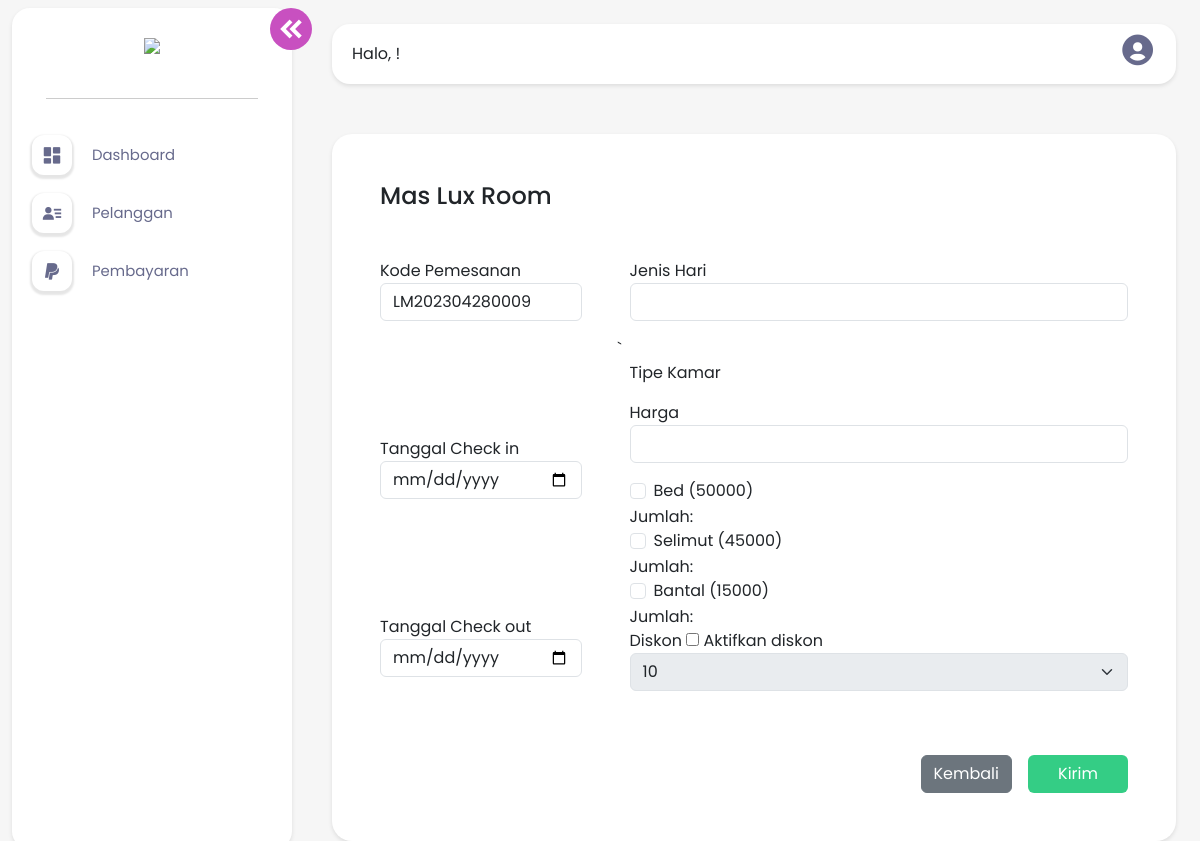
/page/admin/index.php?hal=pemesanankamar&aksi=input&i=Mas Lux Room-5&Noktp=1219080212, run on the app's committed database.
### tables this page shows
CREATE TABLE `tambahan` (
  `id_tambahan` varchar(45) NOT NULL,
  `nama` varchar(45) NOT NULL,
  `harga` int(11) NOT NULL
);

### page/admin/pemesanankamar_input.php (the view, shortened to what this page needs)
<?php
$query="SELECT max(kode_pemesanan) as terbesar from pemesanan";
				$hasil=mysqli_query($config,$query);
				$data =mysqli_fetch_array($hasil);
				$terbesar=$data['terbesar'];
				$urutan=(int)substr($terbesar, 10, 4);
				$urutan++;
				$huruf="LM".date("Ymd");
				$kode=$huruf.sprintf("%04s",$urutan);
	if(isset($_GET['i'])) {
		 $getNamaKamar = $_GET['i'];
		 $arraykamar = explode("-", $getNamaKamar);
		 $kamar = $arraykamar[0];
		 ?>
<div class="content p-5 bg-white bg-s">
	<h3 class="kamar-title" id="kamar-title"><?= $kamar; ?></h3>
	<form method="post" class="d-flex gap-5 mt-5">
		<div class="row">
			<div class="mb-3">
				<label>Kode Pemesanan</label>
				<input type="text" name="kode_pemesanan" class="form-control" value="<?= $kode; ?>" readonly>
			</div>
			<div class="mb-3">
				<label>Tanggal Check in</label>
				<input type="date" name="tgl_check_in" class="form-control" id="getDate">
			</div>
			<div class="mb-3">
				<label>Tanggal Check out</label>
				<input type="date" name="tgl_check_out" class="form-control">
			</div>
		</div>
		<div class="row">
			<div class="mb-3">
				<label>Jenis Hari</label>
				<input type="text" name="jenis_hari" class="form-control" id="getJenisHari" readonly>
			</div>`
			<div class="mb-3">
				<label>Tipe Kamar</label>
			</div>
			<div class="mb-3">
		 		<label>Harga</label>
		 		<input type="text" name="harga" class="form-control" id="getHarga" readonly>
		 	</div>
		 	<?php
		    $sql3 = "SELECT * FROM tambahan";
		    $hasil3 = mysqli_query($config,$sql3);
		    while ($data3 = mysqli_fetch_array($hasil3)) { ?>
		        <div class="form-group">
		            <div class="form-check">
  						<input type="checkbox" name="tmbhn[]" id="tambahan" class="form-check-input" value="<?= $data3['nama']."|".$data3['harga']; ?>" onclick="showJumlah(this)">
  		                <label class="form-check-label"><?= $data3['nama']; ?> (<?= $data3['harga']; ?>)</label>
		            </div>
		            <div class="form-group">
               		<label for="jumlah_<?= $data3['nama'] ?>">Jumlah:</label>
            </div>
		        </div>
   		 	<?php } ?>
			<div class="mb-3">
				<label>Diskon</label>
				<input type="checkbox" id="chkDiskon" name="chkDiskon"> Aktifkan diskon
				<select id="diskon" name="diskon" class="form-select" disabled>
			 		<?php
			 			$sql1 = "SELECT * FROM tblDiskon";
			 			$hasil1 = mysqli_query($config,$sql1);
			 			while ($data1 = mysqli_fetch_array($hasil1)) { ?>
				 		<option value="<?= $data1['diskon']; ?>" ><?= $data1['diskon']; ?></option>
				 		<?php
				 		} ?>
			 	</select>
			</div>
			<div class="d-flex justify-content-end mt-5 gap-3">
				<a href="index.php?hal=pelanggan" class="btn btn-secondary">Kembali</a>
				<input type="submit" name="pilih" value="Kirim" class="btn btn-pk" id="ok">
			</div>
		</div>
	</form>
</div>
<?php } ?>

### assets/css/main.css (style rules this page uses)
* { padding: 0; margin: 0; box-sizing: border-box; font-family: 'Poppins', sans-serif; }
body { position: relative; min-height: 100vh; width: 100%; }
.wrapper .content { margin-top: 50px; padding: 3%; }
.bg-s { background-color: #fff; border-radius: 20px; box-shadow: 0 2px 4px rgba(0, 0, 0, .1); }
.btn.btn-pk { background-color: #34cd85; width: 100px; color: #fff; }
.content .kamar-title { font-size: 1.5em; }

### data on the page
tambahan: nama "Bed", harga "50000"
tambahan: nama "Selimut", harga "45000"
tambahan: nama "Bantal", harga "15000"

### other printed values
$kamar "Mas Lux Room"
form field diskon "10"
